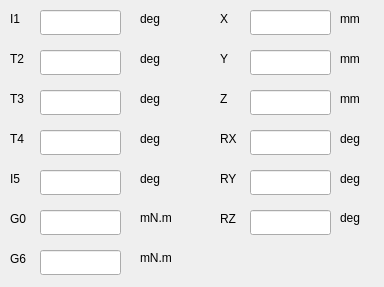
<?xml version="1.0" encoding="UTF-8"?>
<ui version="4.0">
 <class>Climbot5d_data_show_monitor</class>
 <widget class="QWidget" name="Climbot5d_data_show_monitor">
  <property name="geometry">
   <rect>
    <x>0</x>
    <y>0</y>
    <width>384</width>
    <height>287</height>
   </rect>
  </property>
  <property name="windowTitle">
   <string>示教数据监控</string>
  </property>
  <widget class="QLabel" name="label_7">
   <property name="geometry">
    <rect>
     <x>10</x>
     <y>50</y>
     <width>30</width>
     <height>17</height>
    </rect>
   </property>
   <property name="text">
    <string>T2</string>
   </property>
  </widget>
  <widget class="QLineEdit" name="lineEdit_5">
   <property name="geometry">
    <rect>
     <x>40</x>
     <y>90</y>
     <width>81</width>
     <height>25</height>
    </rect>
   </property>
   <property name="readOnly">
    <bool>true</bool>
   </property>
  </widget>
  <widget class="QLineEdit" name="lineEdit_13">
   <property name="geometry">
    <rect>
     <x>40</x>
     <y>250</y>
     <width>81</width>
     <height>25</height>
    </rect>
   </property>
   <property name="readOnly">
    <bool>true</bool>
   </property>
  </widget>
  <widget class="QLabel" name="label_13">
   <property name="geometry">
    <rect>
     <x>10</x>
     <y>250</y>
     <width>30</width>
     <height>17</height>
    </rect>
   </property>
   <property name="text">
    <string>G6</string>
   </property>
  </widget>
  <widget class="QLineEdit" name="lineEdit_3">
   <property name="geometry">
    <rect>
     <x>40</x>
     <y>50</y>
     <width>81</width>
     <height>25</height>
    </rect>
   </property>
   <property name="readOnly">
    <bool>true</bool>
   </property>
  </widget>
  <widget class="QLineEdit" name="lineEdit_16">
   <property name="geometry">
    <rect>
     <x>40</x>
     <y>210</y>
     <width>81</width>
     <height>25</height>
    </rect>
   </property>
   <property name="readOnly">
    <bool>true</bool>
   </property>
  </widget>
  <widget class="QLineEdit" name="lineEdit_2">
   <property name="geometry">
    <rect>
     <x>40</x>
     <y>10</y>
     <width>81</width>
     <height>25</height>
    </rect>
   </property>
   <property name="readOnly">
    <bool>true</bool>
   </property>
  </widget>
  <widget class="QLabel" name="label_3">
   <property name="geometry">
    <rect>
     <x>10</x>
     <y>90</y>
     <width>30</width>
     <height>17</height>
    </rect>
   </property>
   <property name="text">
    <string>T3</string>
   </property>
  </widget>
  <widget class="QLineEdit" name="lineEdit_4">
   <property name="geometry">
    <rect>
     <x>40</x>
     <y>130</y>
     <width>81</width>
     <height>25</height>
    </rect>
   </property>
   <property name="readOnly">
    <bool>true</bool>
   </property>
  </widget>
  <widget class="QLabel" name="label_15">
   <property name="geometry">
    <rect>
     <x>10</x>
     <y>210</y>
     <width>30</width>
     <height>17</height>
    </rect>
   </property>
   <property name="text">
    <string>G0</string>
   </property>
  </widget>
  <widget class="QLineEdit" name="lineEdit_6">
   <property name="geometry">
    <rect>
     <x>40</x>
     <y>170</y>
     <width>81</width>
     <height>25</height>
    </rect>
   </property>
   <property name="readOnly">
    <bool>true</bool>
   </property>
  </widget>
  <widget class="QLabel" name="label_4">
   <property name="geometry">
    <rect>
     <x>10</x>
     <y>130</y>
     <width>30</width>
     <height>17</height>
    </rect>
   </property>
   <property name="text">
    <string>T4</string>
   </property>
  </widget>
  <widget class="QLabel" name="label_5">
   <property name="geometry">
    <rect>
     <x>10</x>
     <y>170</y>
     <width>30</width>
     <height>17</height>
    </rect>
   </property>
   <property name="text">
    <string>I5</string>
   </property>
  </widget>
  <widget class="QLabel" name="label_2">
   <property name="geometry">
    <rect>
     <x>10</x>
     <y>10</y>
     <width>30</width>
     <height>17</height>
    </rect>
   </property>
   <property name="text">
    <string>I1</string>
   </property>
  </widget>
  <widget class="QLabel" name="label_6">
   <property name="geometry">
    <rect>
     <x>140</x>
     <y>10</y>
     <width>40</width>
     <height>17</height>
    </rect>
   </property>
   <property name="text">
    <string>deg</string>
   </property>
  </widget>
  <widget class="QLabel" name="label_8">
   <property name="geometry">
    <rect>
     <x>140</x>
     <y>50</y>
     <width>40</width>
     <height>17</height>
    </rect>
   </property>
   <property name="text">
    <string>deg</string>
   </property>
  </widget>
  <widget class="QLabel" name="label_9">
   <property name="geometry">
    <rect>
     <x>140</x>
     <y>90</y>
     <width>40</width>
     <height>17</height>
    </rect>
   </property>
   <property name="text">
    <string>deg</string>
   </property>
  </widget>
  <widget class="QLabel" name="label_10">
   <property name="geometry">
    <rect>
     <x>140</x>
     <y>130</y>
     <width>40</width>
     <height>17</height>
    </rect>
   </property>
   <property name="text">
    <string>deg</string>
   </property>
  </widget>
  <widget class="QLabel" name="label_11">
   <property name="geometry">
    <rect>
     <x>140</x>
     <y>170</y>
     <width>40</width>
     <height>17</height>
    </rect>
   </property>
   <property name="text">
    <string>deg</string>
   </property>
  </widget>
  <widget class="QLabel" name="label_12">
   <property name="geometry">
    <rect>
     <x>140</x>
     <y>210</y>
     <width>40</width>
     <height>16</height>
    </rect>
   </property>
   <property name="text">
    <string>mN.m</string>
   </property>
  </widget>
  <widget class="QLabel" name="label_14">
   <property name="geometry">
    <rect>
     <x>140</x>
     <y>250</y>
     <width>40</width>
     <height>16</height>
    </rect>
   </property>
   <property name="text">
    <string>mN.m</string>
   </property>
  </widget>
  <widget class="QLabel" name="label_16">
   <property name="geometry">
    <rect>
     <x>220</x>
     <y>10</y>
     <width>30</width>
     <height>17</height>
    </rect>
   </property>
   <property name="text">
    <string>X</string>
   </property>
  </widget>
  <widget class="QLabel" name="label_17">
   <property name="geometry">
    <rect>
     <x>220</x>
     <y>170</y>
     <width>30</width>
     <height>17</height>
    </rect>
   </property>
   <property name="text">
    <string>RY</string>
   </property>
  </widget>
  <widget class="QLineEdit" name="lineEdit_7">
   <property name="geometry">
    <rect>
     <x>250</x>
     <y>90</y>
     <width>81</width>
     <height>25</height>
    </rect>
   </property>
   <property name="readOnly">
    <bool>true</bool>
   </property>
  </widget>
  <widget class="QLabel" name="label_18">
   <property name="geometry">
    <rect>
     <x>220</x>
     <y>50</y>
     <width>30</width>
     <height>17</height>
    </rect>
   </property>
   <property name="text">
    <string>Y</string>
   </property>
  </widget>
  <widget class="QLabel" name="label_19">
   <property name="geometry">
    <rect>
     <x>340</x>
     <y>50</y>
     <width>40</width>
     <height>17</height>
    </rect>
   </property>
   <property name="text">
    <string>mm</string>
   </property>
  </widget>
  <widget class="QLabel" name="label_20">
   <property name="geometry">
    <rect>
     <x>220</x>
     <y>130</y>
     <width>30</width>
     <height>17</height>
    </rect>
   </property>
   <property name="text">
    <string>RX</string>
   </property>
  </widget>
  <widget class="QLabel" name="label_21">
   <property name="geometry">
    <rect>
     <x>340</x>
     <y>170</y>
     <width>40</width>
     <height>17</height>
    </rect>
   </property>
   <property name="text">
    <string>deg</string>
   </property>
  </widget>
  <widget class="QLabel" name="label_22">
   <property name="geometry">
    <rect>
     <x>340</x>
     <y>210</y>
     <width>40</width>
     <height>16</height>
    </rect>
   </property>
   <property name="text">
    <string>deg</string>
   </property>
  </widget>
  <widget class="QLabel" name="label_23">
   <property name="geometry">
    <rect>
     <x>220</x>
     <y>210</y>
     <width>30</width>
     <height>17</height>
    </rect>
   </property>
   <property name="text">
    <string>RZ</string>
   </property>
  </widget>
  <widget class="QLineEdit" name="lineEdit_8">
   <property name="geometry">
    <rect>
     <x>250</x>
     <y>50</y>
     <width>81</width>
     <height>25</height>
    </rect>
   </property>
   <property name="readOnly">
    <bool>true</bool>
   </property>
  </widget>
  <widget class="QLabel" name="label_24">
   <property name="geometry">
    <rect>
     <x>340</x>
     <y>130</y>
     <width>40</width>
     <height>17</height>
    </rect>
   </property>
   <property name="text">
    <string>deg</string>
   </property>
  </widget>
  <widget class="QLineEdit" name="lineEdit_9">
   <property name="geometry">
    <rect>
     <x>250</x>
     <y>130</y>
     <width>81</width>
     <height>25</height>
    </rect>
   </property>
   <property name="readOnly">
    <bool>true</bool>
   </property>
  </widget>
  <widget class="QLineEdit" name="lineEdit_10">
   <property name="geometry">
    <rect>
     <x>250</x>
     <y>170</y>
     <width>81</width>
     <height>25</height>
    </rect>
   </property>
   <property name="readOnly">
    <bool>true</bool>
   </property>
  </widget>
  <widget class="QLabel" name="label_25">
   <property name="geometry">
    <rect>
     <x>340</x>
     <y>90</y>
     <width>40</width>
     <height>17</height>
    </rect>
   </property>
   <property name="text">
    <string>mm</string>
   </property>
  </widget>
  <widget class="QLabel" name="label_26">
   <property name="geometry">
    <rect>
     <x>220</x>
     <y>90</y>
     <width>30</width>
     <height>17</height>
    </rect>
   </property>
   <property name="text">
    <string>Z</string>
   </property>
  </widget>
  <widget class="QLineEdit" name="lineEdit_17">
   <property name="geometry">
    <rect>
     <x>250</x>
     <y>210</y>
     <width>81</width>
     <height>25</height>
    </rect>
   </property>
   <property name="readOnly">
    <bool>true</bool>
   </property>
  </widget>
  <widget class="QLineEdit" name="lineEdit_11">
   <property name="geometry">
    <rect>
     <x>250</x>
     <y>10</y>
     <width>81</width>
     <height>25</height>
    </rect>
   </property>
   <property name="readOnly">
    <bool>true</bool>
   </property>
  </widget>
  <widget class="QLabel" name="label_27">
   <property name="geometry">
    <rect>
     <x>340</x>
     <y>10</y>
     <width>40</width>
     <height>17</height>
    </rect>
   </property>
   <property name="text">
    <string>mm</string>
   </property>
  </widget>
 </widget>
 <resources/>
 <connections/>
</ui>
